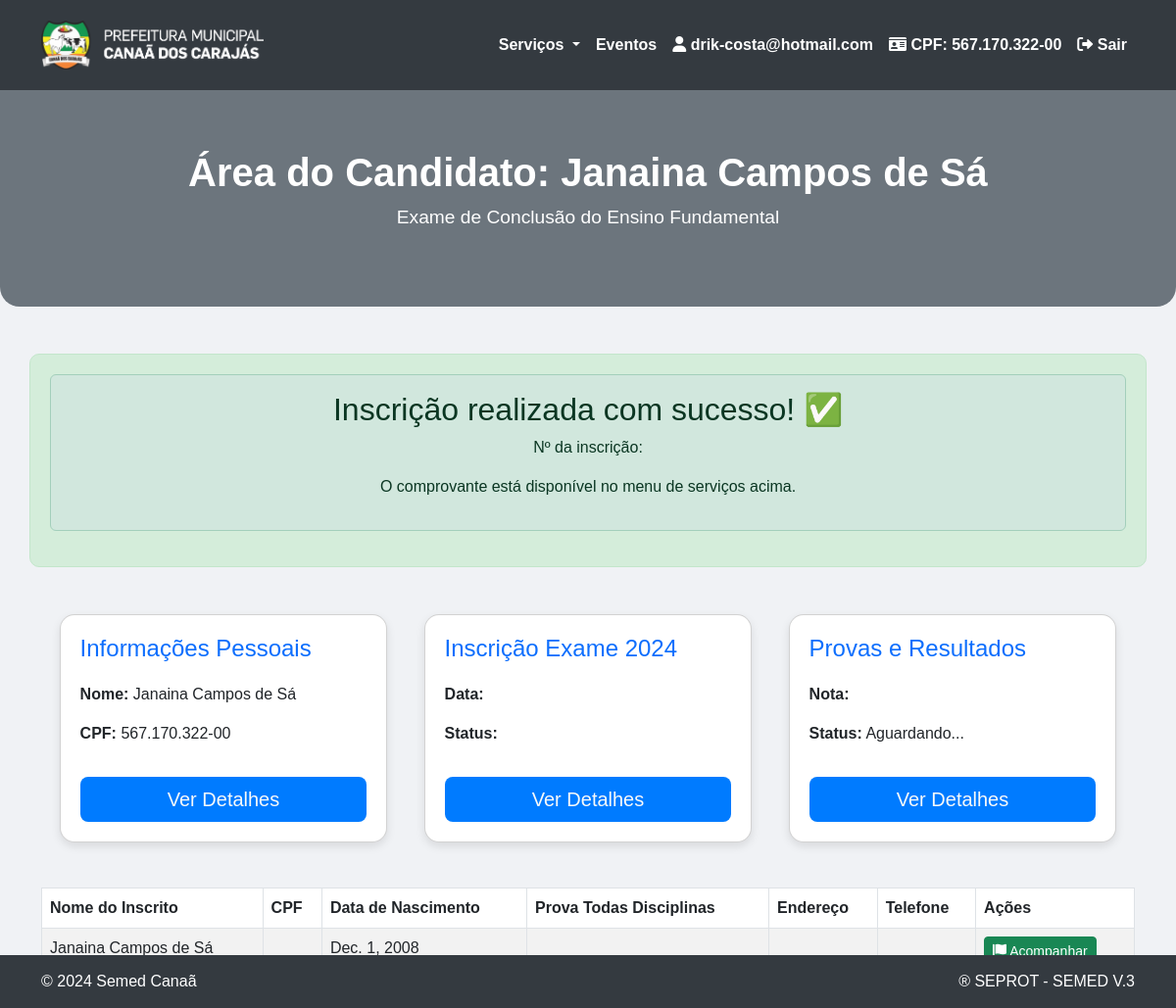
The app's page /area-candidato/ (signed in) with its own data.
### website/models.py (models this page shows, shortened)
class Usuario(AbstractUser):
    nome_completo = models.CharField(max_length=255)
    cpf = models.CharField(max_length=11, unique=True)  # CPF único
    email = models.EmailField(unique=True)
    data_cadastro = models.DateTimeField(auto_now_add=True)
    data_nascimento = models.DateField()  # Campo de data de nascimento
    telefone = models.CharField(max_length=15, null=True, blank=True)  # Telefone do Candidato
    telefone_contato_2 = models.CharField(max_length=15, null=True, blank=True)  # Telefone de Contato 2
    telefone_secundario = models.CharField(max_length=15, null=True, blank=True)
    endereco = models.CharField(max_length=255, null=True, blank=True)  # Endereço
    bairro = models.CharField(max_length=100, null=True, blank=True)  # Bairro
    ponto_referencia = models.CharField(max_length=255, null=True, blank=True)  # Ponto de Referência
    maior_de_18 = models.BooleanField(default=False)  # O Candidato é maior de 18 anos?
    responsavel_legal = models.CharField(max_length=255, null=True, blank=True)
    tipo_responsavel = models.CharField(max_length=50, choices=[
        ('Mãe', 'Mãe'),
        ('Pai', 'Pai'),
        ('Responsável Legal', 'Responsável Legal')
    ], null=True, blank=True)
    necessidade_especial = models.BooleanField(default=False)
    tipo_necessidade_especial = models.CharField(max_length=50, choices=[
        ('Baixa Visão', 'Baixa Visão'),
        ('Cegueira', 'Cegueira'),
        ('Auditiva', 'Auditiva'),
        ('Deficiência Física', 'Deficiência Física'),
        ('Deficiência Intelectual', 'Deficiência Intelectual')
    ], null=True, blank=True)
    etapa_matricula = models.CharField(max_length=50, choices=[
        ('Etapa I Ensino Fundamental I(1º 2º 3º ano)', 'Etapa I Ensino Fundamental I(1º 2º 3º ano)'),
        ('Etapa II Ensino Fundamental I(4º 5º ano)', 'Etapa II Ensino Fundamental I(4º 5º ano)'),
        ('Etapa III', 'Etapa III')
    ], null=True, blank=True)
    nome_responsavel = models.CharField(max_length=255, null=True, blank=True)  # Nome do Responsável Legal
    tipo_responsavel = models.CharField(max_length=50, choices=[('Mãe', 'Mãe'), ('Pai', 'Pai'), ('Responsável Legal', 'Responsável Legal')], null=True, blank=True)  # Tipo de Responsável Legal
    possui_necessidade_especial = models.BooleanField(default=False)  # Possui alguma necessidade especial?
    necessidade_especial_detalhe = models.CharField(
        max_length=50,
        choices=[
            ('Baixa Visão', 'Baixa Visão'),
            ('Cegueira', 'Cegueira'),
            ('Auditiva', 'Auditiva'),
            ('Deficiência Física', 'Deficiência Física'),
            ('Deficiência Intelectual', 'Deficiência Intelectual')
        ],
        null=True, blank=True
    )  # Caso possua, favor assinalar
    turno_disponivel = models.CharField(
        max_length=20,
        choices=[
            ('Manhã', 'Manhã'),
            ('Tarde', 'Tarde'),
            ('Noite', 'Noite')
        ],
        null=True, blank=True
    )  # Turno de Estudo Disponível
    etapa_pretendida = models.CharField(
        max_length=100,
        choices=[
            ('Etapa I Ensino Fundamental I (1º 2º 3º ano)', 'Etapa I Ensino Fundamental I (1º 2º 3º ano)'),
            ('Etapa II Ensino Fundamental I (4º 5º ano)', 'Etapa II Ensino Fundamental I (4º 5º ano)'),
            ('Etapa III Ensino Fundamental II', 'Etapa III Ensino Fundamental II')
        ],
        null=True, blank=True
    )  # Etapa pretendida para a matrícula
    groups = models.ManyToManyField(
        'auth.Group',
        related_name='custom_usuario_set',  # Name to avoid conflict
        blank=True
    )
    user_permissions = models.ManyToManyField(
        'auth.Permission',
        related_name='custom_usuario_permissions_set',  # Name to avoid conflict
        blank=True
    )

### website/views.py (the view)
# urls.py: path('area-candidato/', area_do_candidato, name='area_do_candidato'),
@login_required
def area_do_candidato(request):
    inscricao = Inscricao.objects.filter(candidato=request.user).first()
    if not inscricao:
        messages.warning(request, "Nenhuma inscrição encontrada.")
    return render(request, 'area_do_candidato.html', {'inscricao': inscricao})

### website/templates/area_do_candidato.html (shortened to what this page needs)
<!DOCTYPE html>
{% load static %}
<html lang="pt-br">
<head>
    <link href="https://cdn.jsdelivr.net/npm/bootstrap@5.3.0-alpha3/dist/css/bootstrap.min.css" rel="stylesheet">
    <link href="https://cdnjs.cloudflare.com/ajax/libs/font-awesome/6.0.0-beta3/css/all.min.css" rel="stylesheet">
</head>
<body>
<nav class="navbar navbar-expand-lg navbar-dark">
    <div class="container">
        <a class="navbar-brand" href="#">
            <img src="{% static 'img/logo prefeitura.png' %}" alt="Logo SEMED">
        </a>
        <div class="collapse navbar-collapse" id="navbarNav">
            <ul class="navbar-nav ms-auto">
                <li class="nav-item dropdown">
                    <a class="nav-link dropdown-toggle" href="#" id="servicosDropdown" data-bs-toggle="dropdown">
                        Serviços
                    </a>
                </li>
                <li class="nav-item">
                    <a class="nav-link" href="#">Eventos</a>
                </li>
                {% if user.is_authenticated %}
                <li class="nav-item">
                    <span class="nav-link"><i class="fas fa-user"></i> {{ user.email }}</span>
                </li>
                <li class="nav-item">
                    <span class="nav-link"><i class="fas fa-id-card"></i> CPF: {{ user.cpf }}</span>
                </li>
                <li class="nav-item">
                    <form method="POST" action="{% url 'logout' %}">
                        <button type="submit" class="btn btn-link nav-link"><i class="fas fa-sign-out-alt"></i> Sair</button>
                    </form>
                </li>
                {% else %}
                <li class="nav-item">
                    <a href="{% url 'login' %}" class="nav-link"><i class="fas fa-sign-in-alt"></i> Login</a>
                </li>
                {% endif %}
            </ul>
        </div>
    </div>
</nav>
<div class="header">
    <h1>Área do Candidato: <b>{{ user.nome_completo }}</b></h1>
    <p>Exame de Conclusão do Ensino Fundamental</p>
</div>
<div id="successMessage" class="container text-center mt-5">
    <div class="alert alert-success" role="alert">
        <h2>Inscrição realizada com sucesso! ✅</h2>
        <p>Nº da inscrição: {{ inscricao.id }}</p>
        <p>O comprovante está disponível no menu de serviços acima.</p>
    </div>
</div>
<div class="container mt-5">
    <div class="card-container">
        <div class="card">
            <h3 class="text-primary" >Informações Pessoais</h3>
            <p><strong>Nome:</strong> {{ user.nome_completo }}</p>
            <p><strong>CPF:</strong> {{ user.cpf }}</p>
            <button class="btn btn-outline-light btn-lg mt-3" data-bs-toggle="modal" data-bs-target="#modalInfoPessoal">Ver Detalhes</button>
        </div>
        <div class="card">
            <h3 class="text-primary">Inscrição Exame 2024</h3>
            <p><strong>Data:</strong> {{ inscricao.data_inscricao }}</p>
            <p><strong>Status:</strong> {{ inscricao.status }}</p>
            <button class="btn btn-outline-light btn-lg mt-3" data-bs-toggle="modal" data-bs-target="#modalInscricao">Ver Detalhes</button>
        </div>
        <div class="card">
            <h3 class="text-primary">Provas e Resultados</h3>
            <p><strong>Nota:</strong> {{ inscricao.nota|default_if_none:"Não Divulgada" }}</p>
            <p><strong>Status:</strong> {{ inscricao.aprovado|yesno:"Aprovado,Aguardando..." }}</p>
            <button class="btn btn-outline-light btn-lg mt-3" data-bs-toggle="modal" data-bs-target="#modalInscricao">Ver Detalhes</button>
        </div>
    </div>
</div>
<div class="container table-responsive">
    <table class="table table-striped table-bordered mt-3">
        <thead>
            <tr>
                <th>Nome do Inscrito</th>
                <th>CPF</th>
                <th>Data de Nascimento</th>
                <th>Prova Todas Disciplinas</th>
                <th>Endereço</th>
                <th>Telefone</th>
                <th>Ações</th>
            </tr>
        </thead>
        <tbody>
            <tr>
                <td>{{ user.nome_completo }}</td>
                <td>{{ inscricao.candidato.cpf }}</td>
                <td>{{ user.data_nascimento }}</td>
                <td>{{ inscricao.prova_todas_disciplinas }}</td>
                <td>{{ inscricao.endereco }}</td>
                <td>{{ inscricao.telefone_secundario }}</td>
                <td>
                    <div class="btn-group" role="group" aria-label="Ações">
                        <button type="button" class="btn btn-success btn-sm" data-bs-toggle="modal" data-bs-target="#acompanharModal" title="Acompanhar">
                            <i class="fas fa-flag"></i> Acompanhar
                        </button>
                    </div>
                </td>
            </tr>
        </tbody>
    </table>
</div>
<footer class="footer">
    <div class="container">
        <div class="d-flex justify-content-between">
            <div class="text-start">
                <p class="mb-0">&copy; 2024 Semed Canaã</p>
            </div>
            <div class="text-end">
                <p class="mb-0">&reg; SEPROT - SEMED V.3</p>
            </div>
        </div>
    </div>
</footer>
</body>
</html>

### website/templates/area_do_candidato.html (style rules this page uses)
body { font-family: 'Arial', sans-serif; background-color: #f0f2f5; min-height: 100vh; }
.navbar { background-color: #343a40; padding: 1rem; }
.navbar-brand img { max-height: 50px; }
.navbar-nav .nav-link { color: #fff !important; font-weight: 600; }
.header { text-align: center; padding: 60px 20px; background-color: #6c757d; color: white; border-bottom-left-radius: 20px; border-bottom-right-radius: 20px; }
.header h1 { font-size: 2.5rem; font-weight: bold; }
.header p { font-size: 1.2rem; }
.card-container { display: flex; justify-content: space-around; flex-wrap: wrap; margin-top: 30px; }
.card { background-color: white; border-radius: 15px; box-shadow: 0 4px 10px rgba(0, 0, 0, 0.1); padding: 20px; width: 100%; max-width: 30%; margin-bottom: 30px; transition: transform 0.3s ease; }
.card h3 { margin-bottom: 20px; font-size: 1.5rem; }
.card .btn { background-color: #007bff; border: none; }
#successMessage { margin-top: 20px; padding: 20px; background-color: #d4edda; color: #155724; border: 1px solid #c3e6cb; border-radius: 10px; }
footer { background-color: #343a40; color: white; padding: 15px 0; text-align: center; position: fixed; bottom: 0; width: 100%; }

### records on screen
Usuario: email "drik-costa@hotmail.com", cpf "567.170.322-00", nome_completo "Janaina Campos de Sá", data_nascimento "Dec. 1, 2008"

### other values on screen
{{ inscricao.aprovado|yesno:"Aprovado,Aguardando..." }} "Aguardando..."
